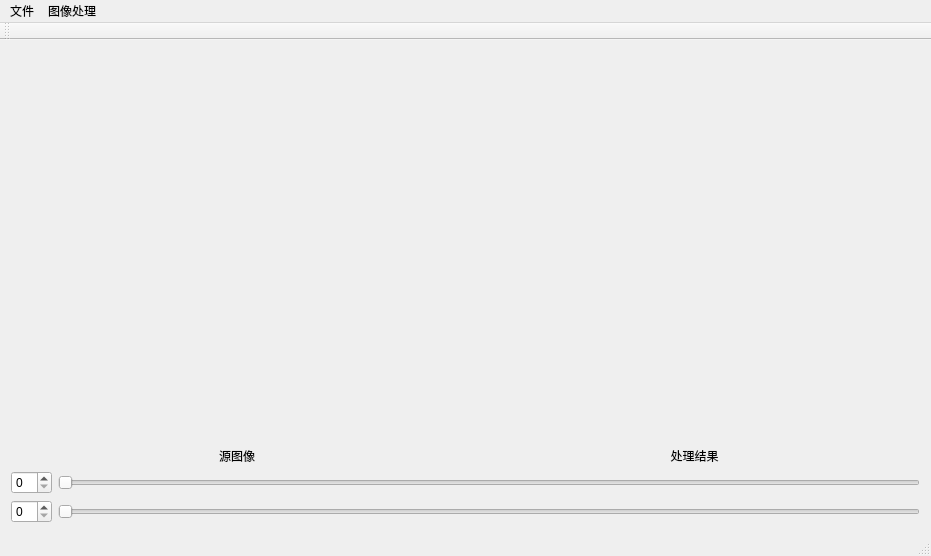
<?xml version="1.0" encoding="UTF-8"?>
<ui version="4.0">
 <class>MainWindow</class>
 <widget class="QMainWindow" name="MainWindow">
  <property name="geometry">
   <rect>
    <x>0</x>
    <y>0</y>
    <width>931</width>
    <height>556</height>
   </rect>
  </property>
  <property name="windowTitle">
   <string>直方图</string>
  </property>
  <widget class="QWidget" name="centralWidget">
   <layout class="QGridLayout" name="gridLayout" rowstretch="10,0" rowminimumheight="10,0">
    <item row="0" column="0">
     <layout class="QHBoxLayout" name="horizontalLayout">
      <item>
       <widget class="QLabel" name="originalImg_label">
        <property name="text">
         <string/>
        </property>
        <property name="alignment">
         <set>Qt::AlignCenter</set>
        </property>
       </widget>
      </item>
      <item>
       <widget class="QLabel" name="resultImg_label">
        <property name="text">
         <string/>
        </property>
        <property name="alignment">
         <set>Qt::AlignCenter</set>
        </property>
       </widget>
      </item>
     </layout>
    </item>
    <item row="1" column="0">
     <layout class="QVBoxLayout" name="verticalLayout">
      <item>
       <layout class="QHBoxLayout" name="horizontalLayout_2">
        <item>
         <widget class="QLabel" name="label_4">
          <property name="text">
           <string>源图像</string>
          </property>
          <property name="alignment">
           <set>Qt::AlignCenter</set>
          </property>
         </widget>
        </item>
        <item>
         <widget class="QLabel" name="label_3">
          <property name="text">
           <string>处理结果</string>
          </property>
          <property name="alignment">
           <set>Qt::AlignCenter</set>
          </property>
         </widget>
        </item>
       </layout>
      </item>
      <item>
       <layout class="QHBoxLayout" name="horizontalLayout_3">
        <item>
         <widget class="QSpinBox" name="spinBox"/>
        </item>
        <item>
         <widget class="QSlider" name="horizontalSlider">
          <property name="singleStep">
           <number>1</number>
          </property>
          <property name="pageStep">
           <number>1</number>
          </property>
          <property name="orientation">
           <enum>Qt::Horizontal</enum>
          </property>
         </widget>
        </item>
       </layout>
      </item>
      <item>
       <layout class="QHBoxLayout" name="horizontalLayout_4">
        <item>
         <widget class="QSpinBox" name="spinBox_2"/>
        </item>
        <item>
         <widget class="QSlider" name="horizontalSlider_2">
          <property name="orientation">
           <enum>Qt::Horizontal</enum>
          </property>
         </widget>
        </item>
       </layout>
      </item>
     </layout>
    </item>
   </layout>
  </widget>
  <widget class="QMenuBar" name="menuBar">
   <property name="geometry">
    <rect>
     <x>0</x>
     <y>0</y>
     <width>931</width>
     <height>23</height>
    </rect>
   </property>
   <widget class="QMenu" name="menu">
    <property name="title">
     <string>文件</string>
    </property>
    <addaction name="on_openfile"/>
    <addaction name="on_restore"/>
    <addaction name="ac_clear"/>
    <addaction name="ac_save"/>
   </widget>
   <widget class="QMenu" name="menu_2">
    <property name="title">
     <string>图像处理</string>
    </property>
    <addaction name="ac_histogramRGB"/>
    <addaction name="ac_histogramGray"/>
    <addaction name="ac_threshold"/>
    <addaction name="ac_test"/>
   </widget>
   <addaction name="menu"/>
   <addaction name="menu_2"/>
  </widget>
  <widget class="QToolBar" name="mainToolBar">
   <attribute name="toolBarArea">
    <enum>TopToolBarArea</enum>
   </attribute>
   <attribute name="toolBarBreak">
    <bool>false</bool>
   </attribute>
  </widget>
  <widget class="QStatusBar" name="statusBar"/>
  <action name="on_openfile">
   <property name="text">
    <string>打开</string>
   </property>
   <property name="toolTip">
    <string>打开文件</string>
   </property>
  </action>
  <action name="on_restore">
   <property name="text">
    <string>还原</string>
   </property>
   <property name="toolTip">
    <string>还原图像</string>
   </property>
  </action>
  <action name="ac_clear">
   <property name="text">
    <string>清除</string>
   </property>
   <property name="toolTip">
    <string>清除图像</string>
   </property>
  </action>
  <action name="ac_save">
   <property name="text">
    <string>保存</string>
   </property>
   <property name="toolTip">
    <string>保存图像</string>
   </property>
  </action>
  <action name="ac_histogramRGB">
   <property name="text">
    <string>三通道直方图</string>
   </property>
  </action>
  <action name="ac_histogramGray">
   <property name="text">
    <string>灰度直方图</string>
   </property>
   <property name="toolTip">
    <string>灰度直方图</string>
   </property>
  </action>
  <action name="ac_threshold">
   <property name="text">
    <string>阈值分割</string>
   </property>
   <property name="toolTip">
    <string>阈值分割</string>
   </property>
  </action>
  <action name="ac_test">
   <property name="text">
    <string>滑条实验</string>
   </property>
   <property name="toolTip">
    <string>实验程序</string>
   </property>
  </action>
 </widget>
 <layoutdefault spacing="6" margin="11"/>
 <resources/>
 <connections/>
</ui>
